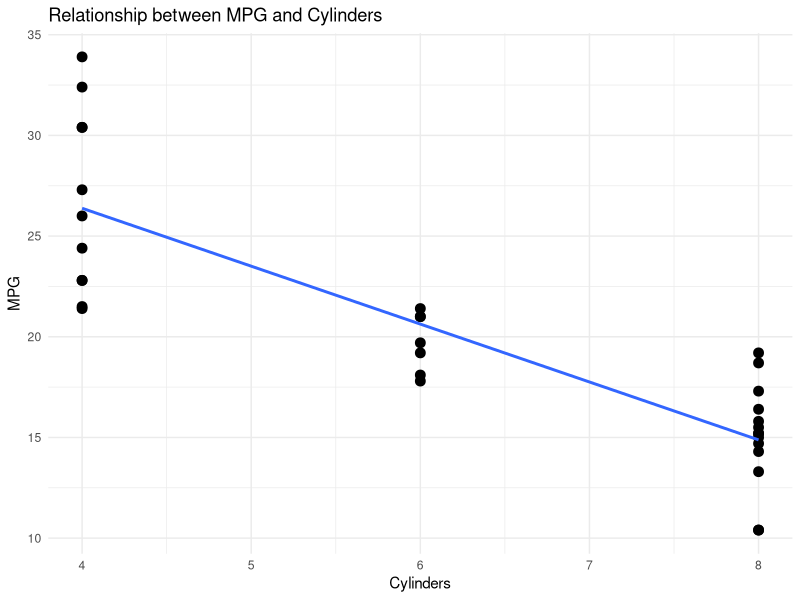

Recreate this plot in R.
#load packages
library(ggplot2)

#create visual for mtcars
ggplot(mtcars, aes(x = cyl, y = mpg)) +
  geom_point(size = 3) +
  geom_smooth(method = "lm", se = FALSE) +
  labs(
    title = "Relationship between MPG and Cylinders",
    x = "Cylinders",
    y = "MPG"
  ) +
  theme_minimal()
